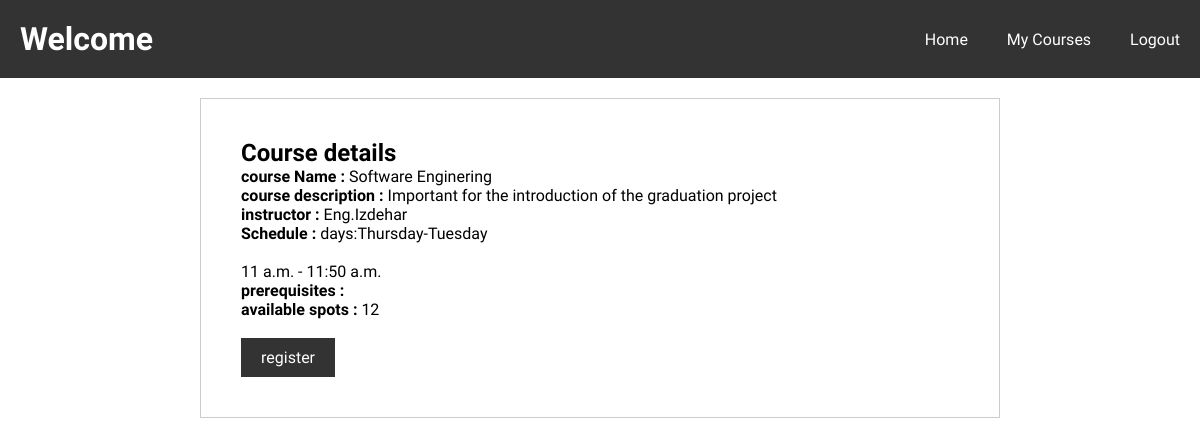
/courseDetails/1215 (signed in), run on the app's committed database.
### djangoweb/models.py (models this page shows)
class Courses(models.Model):
    code = models.CharField(primary_key=True, max_length=10)
    name = models.CharField(max_length=100)
    description = models.CharField(max_length=255)
    prerequisites = models.ManyToManyField('self', through=CoursePrerequisite, symmetrical=False, related_name='related_to')
    instructor = models.CharField(max_length=30, default='')
    capacity = models.IntegerField(default=0)
    schedule_id = models.ForeignKey(CourseSchedules, on_delete=models.CASCADE, null=True)

class CourseSchedules(models.Model):
    id = models.IntegerField(primary_key=True)
    days = models.CharField(max_length=100)
    start_time = models.TimeField()
    end_time = models.TimeField()
    room_no = models.CharField(max_length=5)

### djangoweb/views.py (the view)
# urls.py: path('courseDetails/<int:pk>', views.courseDetails),
@login_required(login_url='/login')
def courseDetails(request, pk):
    course = Courses.objects.filter(code=pk).first()
    student = Students.objects.filter(user=request.user).first()
    course_student_count = studentsReg.objects.filter(course_id=course).count()
    return render(request, 'webapp/courseDetails.html', {'course': course, 'prerequieits': course.prerequisites.all(), 'spots':course.capacity - course_student_count })

### djangoweb/templates/webapp/courseDetails.html (shortened to what this page needs)
<!DOCTYPE html>
<html lang="ar">
<head>
    {%load static%}
    <link rel="stylesheet" href="{%static 'css/course.css'%}">
    <link rel="stylesheet" href="{% static 'css/index.css'%}">
</head>
<body>
    {% include 'webapp/header.html' %}
    <div class="course-details-container">
        <div class="course-details">
            <h2>Course details</h2>
            <p><strong>course Name : </strong>{{course.name}}</p>
            <p><strong>course description : </strong>{{course.description}}</p>
            <p><strong>instructor : </strong>{{course.instructor}}</p>
            <p><strong>Schedule : </strong>days:{{course.schedule_id.days}}  <br><br>
                {{course.schedule_id.start_time}} - {{course.schedule_id.end_time}}</p>
            <p ><strong>prerequisites : </strong>
                </p>
            <p><strong>available spots : </strong>{{spots}}</p>
            <br>
            <a href="/select-course/{{course.code}}" class="register-button">register</a>
        </div>
    </div>
</body>
</html>

### djangoweb/static/css/course.css (style rules this page uses)
body { font-family: Arial, sans-serif; margin: 0; padding: 0; }
.course-details-container { max-width: 800px; margin: 20px auto; padding: 20px; border: 1px solid #ccc; }
.course-details { padding: 20px; }
.course-details h2 { margin-top: 0; }
.course-details p { margin-bottom: 0; }
.register-button { display: inline-block; padding: 10px 20px; background-color: #333; color: #fff; text-decoration: none; border: none; cursor: pointer; transition: background-color 0.3s; }

### djangoweb/static/css/index.css (style rules this page uses)
* { font-family: "Poetsen One", sans-serif; margin: 0; padding: 0; box-sizing: border-box; }

### data on the page
Courses: name "Software Enginering", description "Important for the introduction of the graduation project", instructor "Eng.Izdehar", schedule_id.days "Thursday-Tuesday", schedule_id.start_time "11 a.m.", schedule_id.end_time "11:50 a.m."

### other printed values
{{ spots }} "12"
